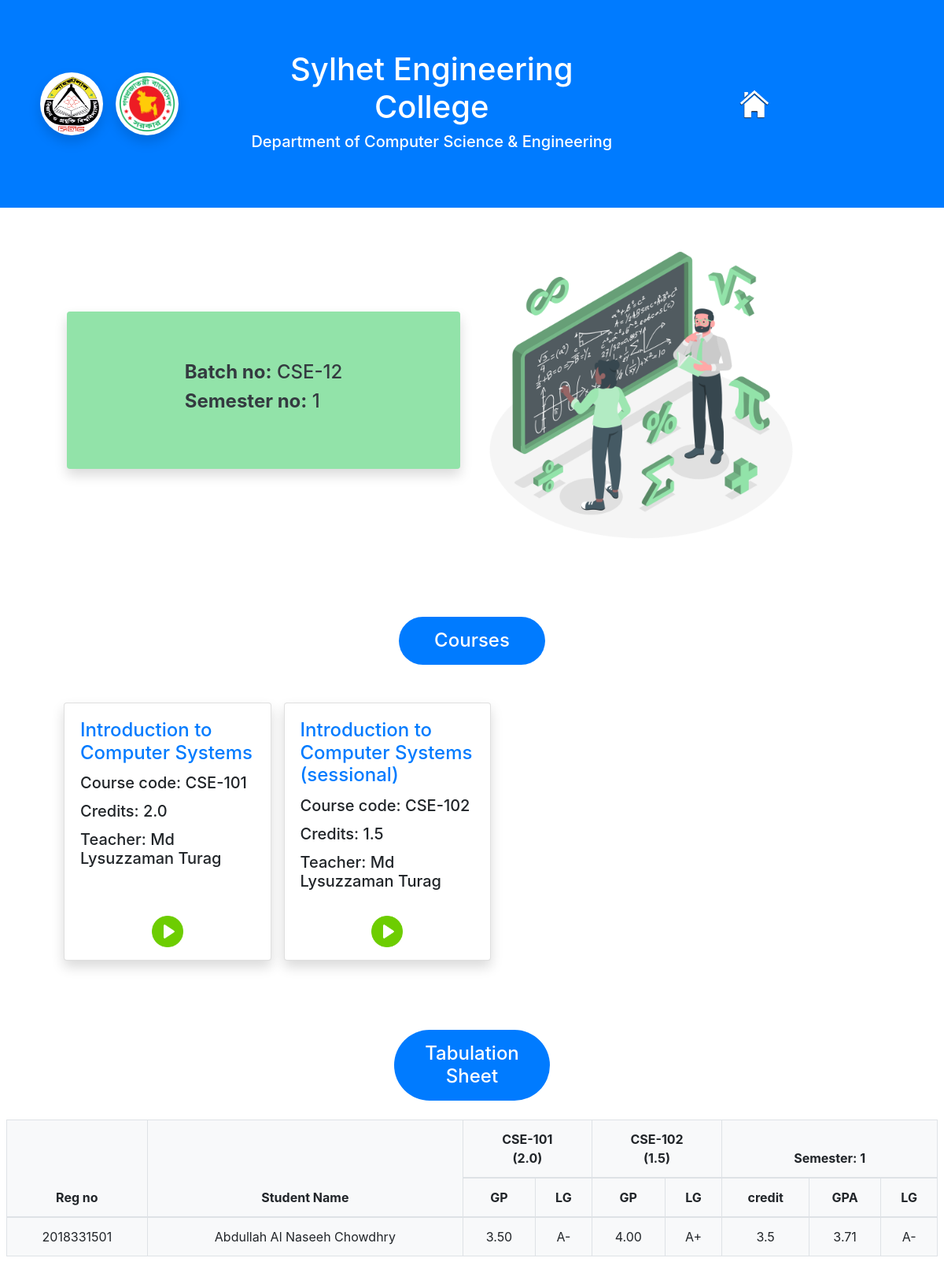
Before: /main/semesters/CSE-12/1 with the older database file.
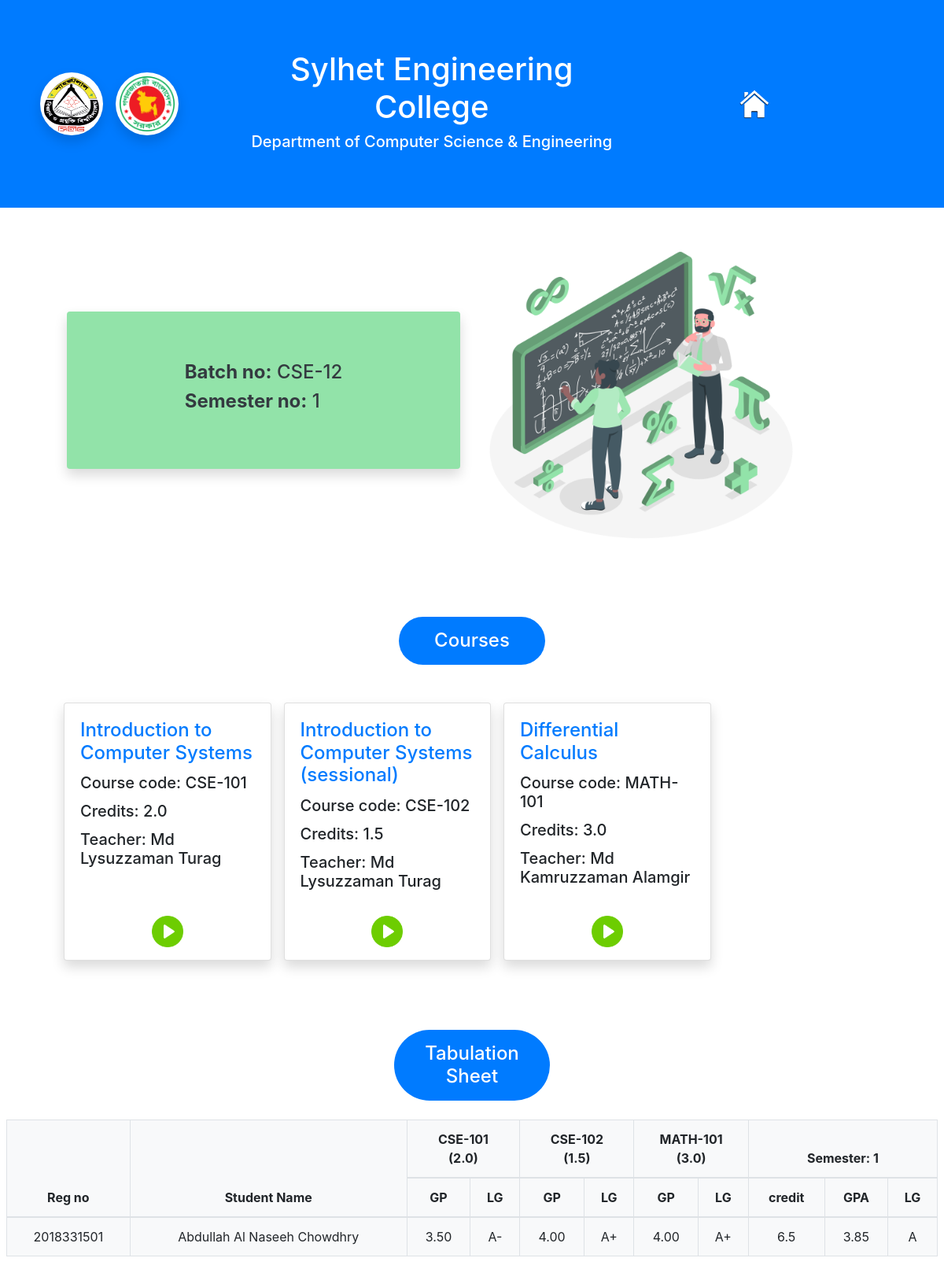
After: the same page with the newer database file.
### main/models.py (models this page shows)
class Course(models.Model):
    id = models.AutoField
    batch_no = models.CharField(max_length=8, default="")
    semester_no = models.IntegerField(default=None)
    course_code = models.CharField(max_length=8, default="")
    course_title = models.CharField(max_length=60, default="")
    course_type =  models.CharField(max_length=10, default="")
    course_credits = models.FloatField(default=0)
    course_teacher = models.CharField(max_length=40, default="")

class Result(models.Model):
    id = models.AutoField
    reg_no = models.CharField(max_length=10, default="")
    batch_no = models.CharField(max_length=6, default="") # take session instead
    semester_no = models.IntegerField(default=None)
    course_results = models.CharField(max_length=1000, default="")
    current_semester_credits = models.FloatField(default=0)
    current_semester_total_point = models.FloatField(default=0)
    current_semester_GPA = models.FloatField(default=0)

class Student(models.Model):
    id = models.AutoField
    reg_no = models.CharField(max_length=10, default="")
    batch_no = models.CharField(max_length=6, default="")
    session = models.CharField(max_length=8, default="")
    name = models.CharField(max_length=60, default="")
    father_name = models.CharField(max_length=60, default="")
    mother_name = models.CharField(max_length=60, default="")
    address = models.CharField(max_length=100, default="")
    phone = models.CharField(max_length=11, default="")
    isResidential = models.BooleanField(default=False)
    isCR = models.BooleanField(default=False)
    average_cgpa = models.FloatField(default=0)
    remarks = models.CharField(max_length=500, default="None")

### main/views.py (the view, shortened to what this page needs)
# urls.py: path('semesters/<str:batch_no>/<int:semester_no>', views.semester_view, name="semester_view"),
def semester_view(request, batch_no, semester_no):
    teachers = Teacher.objects.all()
    courses = Course.objects.filter(batch_no=batch_no, semester_no=semester_no)
    students = Student.objects.filter(batch_no=batch_no)
    result_objects = Result.objects.filter(batch_no=batch_no, semester_no=semester_no)
    table_sheet = list()
    for result in result_objects:
        a_record = dict()
        a_record['reg_no'] = result.reg_no
        student = Student.objects.filter(batch_no=batch_no, reg_no=result.reg_no).first()
        a_record['name'] = student.name
        a_record['batch_no'] = result.batch_no
        a_record['semester_no'] = result.semester_no
        a_record['course_results'] = json.loads(result.course_results)
        a_record['current_semester_credits'] = result.current_semester_credits
        a_record['current_semester_GPA'] = result.current_semester_GPA
        GPA = result.current_semester_GPA
        a_record['current_semester_LG'] = calculate_LG(GPA)
        table_sheet.append(a_record)
    context = {'batch_no':batch_no, 'semester_no':semester_no, 'courses':courses, 'table_sheet':table_sheet, 'teachers':teachers}
    return render(request, 'main/semester_view.html', context)

### main/views.py (called while the page is built)
def calculate_LG(GP):
    if GP == 4.00 : LG = "A+"
    elif GP >= 3.75 : LG = "A"
    elif GP >= 3.50 : LG = "A-"
    elif GP >= 3.25 : LG = "B+"
    elif GP >= 3.00 : LG = "B"
    elif GP >= 2.75 : LG = "B-"
    elif GP >= 2.50 : LG = "C+"
    elif GP >= 2.25 : LG = "C"
    elif GP >= 2.00 : LG = "C-"
    else: LG = "F"
    return LG

### main/templates/main/semester_view.html (shortened to what this page needs)
{% extends 'main/base.html' %}
{% load static %}
{% block body %}
<section class="text-with-img row">
  <div class="col-6 d-flex justify-content-end align-items-center">
    <div class="text-dark p-4 rounded illustrator-details shadow w-50 h-50 d-flex justify-content-center align-items-center">
      <div>
        <h4><b>Batch no:</b> {{batch_no}}</h4>
        <h4><b>Semester no:</b> {{semester_no}}</h4>
      </div>
    </div>
  </div>
  <div class="col-6 d-flex justify-content-start align-items-center">
    <img src="{% static 'main/images/teaching1.png' %}" alt="student" class="illustrator-img">
  </div>
</section>
<section class="m-4 p-3">
  <div class="d-flex justify-content-center mt-5 mb-3">
    <h4 class="bg-primary text-center text-white p-3 rounded-pill col-2">Courses</h4>
  </div>
  <section class="row row-cols-4 px-5 py-3 d-flex">
      {% for course in courses %}
      <div class="card course-card m-2 float-left shadow">
        <div class="card-body">
            <h4 class="card-title text-primary">{{course.course_title}}</h4>
            <h5 class="card-title">Course code: {{course.course_code}}</h5>
            <h5 class="card-title">Credits: {{course.course_credits}}</h5>
            <h5 class="card-title">Teacher: {{course.course_teacher}}</h5>
        </div>
        <div class="d-flex justify-content-center pb-3">
          <div>
            <a class="mx-2" href="/main/courses/{{batch_no}}/{{semester_no}}/{{course.course_type}}/{{course.course_code}}">
              <img src="{% static 'main/images/play-button.png' %}" alt="edit" class="card-icon" type="button">
            </a>
          </div>
        </div>
      </div>
      {% endfor %}
  </section>
</section>
<section class="m-2">
  <div class="d-flex justify-content-center mt-5 mb-3">
    <h4 class="bg-primary text-center text-white p-3 rounded-pill col-2">Tabulation Sheet</h4>
  </div>
  <table class="table table-bordered bg-light" style="max-width: 100vw">
    <thead>
      <tr class="text-center">
          <th scope="col" rowspan="2">Reg no</th>
          <th scope="col" rowspan="2">Student Name</th>
          {% for course in courses %}
              <th scope="col" colspan="2">{{course.course_code}} <br> ({{course.course_credits}})</th>
          {% endfor %}
          <th scope="col" colspan="3">Semester: {{semester_no}}</th>
      </tr>
      <tr class="text-center">
          {% for course in courses %}
              <th>GP</th>
              <th>LG</th>
          {% endfor %}
          <th>credit</th>
          <th>GPA</th>
          <th>LG</th>
      </tr>
    </thead>
      <tbody>
        {% for tb_sheet in table_sheet %}
          <tr class="text-center">
              <td>{{tb_sheet.reg_no}}</td>
              <td>{{tb_sheet.name}}</td>
              {% for course, result in tb_sheet.course_results.items %}
                  <td>{{result.GP}}</td>
                  <td>{{result.LG}}</td>
              {% endfor %}
              <td>{{tb_sheet.current_semester_credits}}</td>
              <td>{{tb_sheet.current_semester_GPA}}</td>
              <td>{{tb_sheet.current_semester_LG}}</td>
          </tr>
        {% endfor %}
    </tbody>
  </table>
</section>
{% endblock %}

Changed rows visible on the page:
added Course: course_title "Differential Calculus", course_code "MATH-101", course_credits "3.0", course_teacher "Md Kamruzzaman Alamgir"
Other visible differences:
new list line: "2018331501 6.5 3.85"
new list line: "Abdullah Al Naseeh Chowdhry"
new list line: "3.50 A- 4.00 A+ 4.00 A+ A"
list line gone: "2018331501 3.5 3.71"
list line gone: "Abdullah Al Naseeh Chowdhry"
list line gone: "3.50 A- 4.00 A+ A-"
